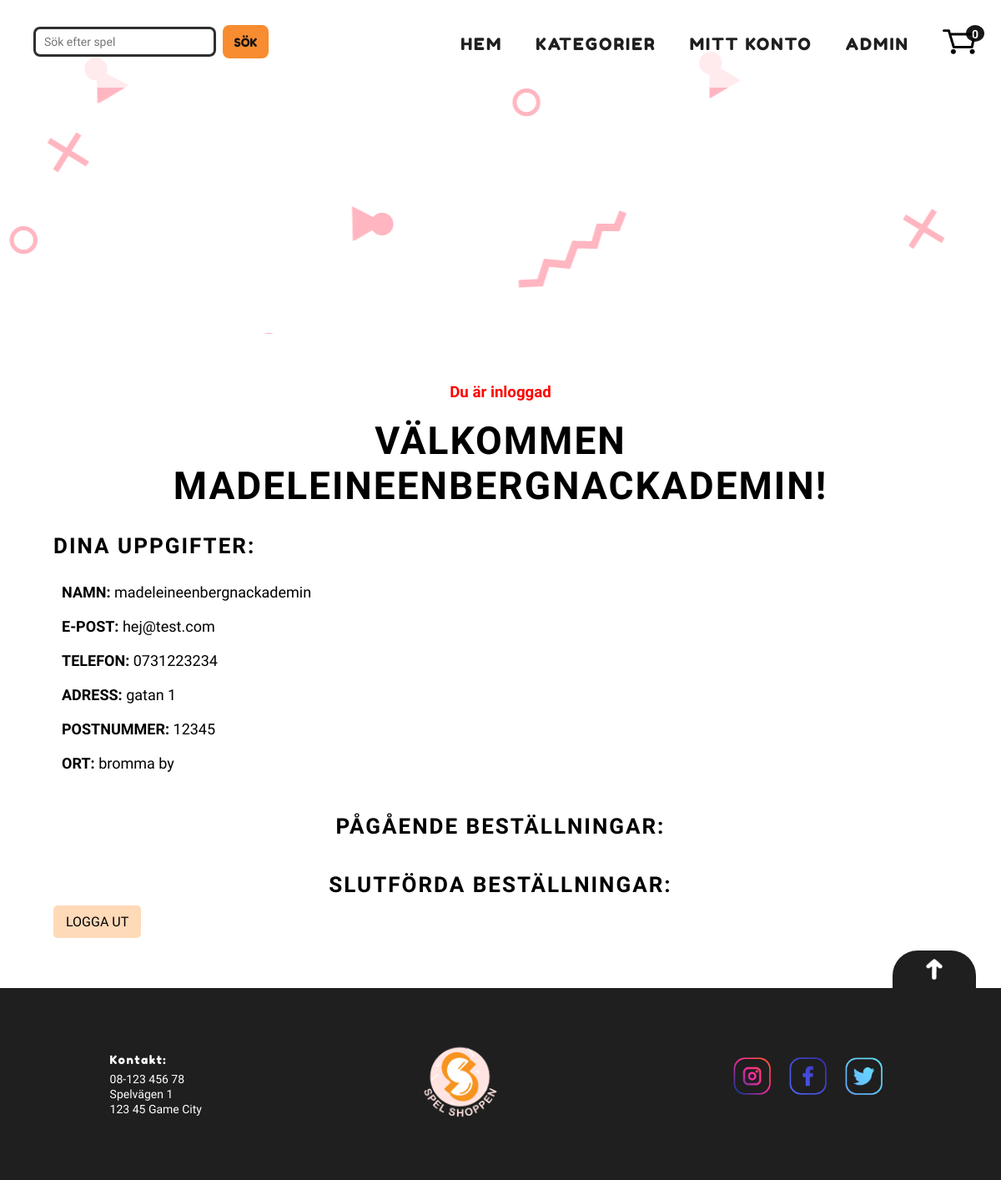
/registration/user-page.php (signed in), run on the app's committed database.
### tables this page shows
CREATE TABLE `webshop_customers` (
  `userid` int(11) NOT NULL,
  `name` varchar(100) NOT NULL,
  `email` varchar(100) NOT NULL,
  `phone` varchar(11) NOT NULL,
  `street` varchar(50) NOT NULL,
  `zip` varchar(6) NOT NULL,
  `city` varchar(50) NOT NULL,
  `password` varchar(50) NOT NULL
);

### registration/user-page.php (the view, shortened to what this page needs)
<?php
require_once '../second_header_extern.php';
require_once '../config/db.php';
?>
</header>
<main>
<?php
 if (isset($_SESSION['success'])) : ?>
    <div class="error success" >
        <h3>
        <?php
            echo $_SESSION['success'];
        ?>
        </h3>
    </div>
 <?php endif;
if(isset($_SESSION['email'])):
    $email = $_SESSION['email'];
    $sql = "SELECT * FROM webshop_customers WHERE  email='$email' ";
    $stmt = $db->prepare($sql);
    $stmt->execute();
    while ($row = $stmt->fetch(PDO::FETCH_ASSOC)){
        $name = $row['name'];
        $email = $row['email'];
        $phone = $row['phone'];
        $street = $row['street'];
        $zip = $row['zip'];
        $city = $row['city'];
        $user_info = "<ul class='user_info-list'>
        <li class='user_info-list-item'><strong>NAMN:</strong> $name</li>
        <li class='user_info-list-item'><strong>E-POST:</strong> $email</li>
        <li class='user_info-list-item'><strong>TELEFON:</strong> $phone</li>
        <li class='user_info-list-item'><strong>ADRESS:</strong> $street</li>
        <li class='user_info-list-item'><strong>POSTNUMMER:</strong> $zip</li>
        <li class='user_info-list-item'><strong>ORT:</strong> $city</li>
        </ul>
        ";
    }
?>
<section class="user_page-container">
<h2 class="user_page-title">Välkommen  <?php echo $name;?>! </h2>
<h3 class="user_page-info">Dina uppgifter: </h3>
<?php echo $user_info; ?>
<h3 class="user_page-sub-title">Pågående beställningar:</h3>
<h3 class="user_page-sub-title">Slutförda beställningar:</h3>
<a href="logout.php" class="logout">Logga ut</a>
</section>
<?php endif; ?>
<?php require_once "../footer.php"; ?>

### styles/main.css (style rules this page uses)
* { -webkit-box-sizing: border-box; box-sizing: border-box; margin: 0; padding: 0; font-family: "Kulim Park", sans-serif; }
body { background: white; width: 100%; min-width: 200px; }
main { margin: 1.5em 1.3em; min-height: 200px; min-width: 160px; }
@media (min-width: 500px) { main { margin: 3em 4em; } }
h2 { margin: 10px 0; font-size: 18px; }
@media (min-width: 500px) { h2 { font-size: 22px; } }
a { text-decoration: none; color: #151515; cursor: pointer; }
.error { color: red; padding: 1%; }
body { height: 100%; }
main { display: -webkit-box; display: -ms-flexbox; display: flex; -webkit-box-pack: center; -ms-flex-pack: center; justify-content: center; -webkit-box-align: center; -ms-flex-align: center; align-items: center; -webkit-box-orient: vertical; -webkit-box-direction: normal; -ms-flex-direction: column; flex-direction: column; }
@media (min-width: 500px) { .user_info-list { list-style: none; margin-bottom: 20px; } }
@media (min-width: 500px) { .user_info-list-item { padding: 10px; font-size: 18px; } }
@media (min-width: 500px) { .user_page-title { font-size: 46px; text-align: center; letter-spacing: 2px; text-transform: uppercase; } }
@media (min-width: 500px) { .user_page-sub-title { font-size: 26px; text-align: center; letter-spacing: 2px; text-transform: uppercase; padding: 20px 0; } }
@media (min-width: 500px) { .user_page-info { font-size: 26px; letter-spacing: 2px; text-transform: uppercase; padding: 20px 0; } }
@media (min-width: 500px) { .logout { background: peachpuff; text-transform: uppercase; padding: 10px 15px; color: black; border-radius: 5px; } }

### data on the page
webshop_customers: name "MADELEINEENBERGNACKADEMIN", name "madeleineenbergnackademin", email "hej@test.com", phone "0731223234", street "gatan 1", zip "12345", city "bromma by"

### other printed values
$_SESSION['success'] "Du är inloggad"
